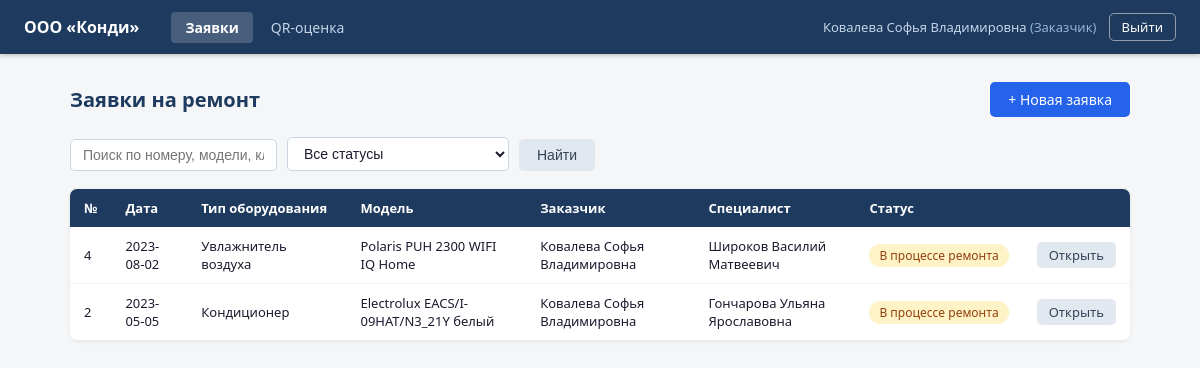
/dashboard (signed in), run on the app's committed database.
### tables this page shows
CREATE TABLE users (
            user_id   INTEGER PRIMARY KEY AUTOINCREMENT,
            fio       TEXT NOT NULL,
            phone     TEXT NOT NULL,
            login     TEXT UNIQUE NOT NULL,
            password  TEXT NOT NULL,
            role      TEXT NOT NULL CHECK(role IN (
                'Администратор', 'Менеджер', 'Оператор', 'Специалист', 'Заказчик'
            ))
        );

CREATE TABLE requests (
            request_id          INTEGER PRIMARY KEY AUTOINCREMENT,
            start_date          TEXT NOT NULL,
            climate_tech_type   TEXT NOT NULL,
            climate_tech_model  TEXT NOT NULL,
            problem_description TEXT NOT NULL,
            request_status      TEXT NOT NULL DEFAULT 'Новая заявка' CHECK(request_status IN (
                'Новая заявка', 'В процессе ремонта',
                'Ожидание комплектующих', 'Готова к выдаче', 'Завершена'
            )),
            completion_date TEXT,
            repair_parts    TEXT,
            master_id       INTEGER REFERENCES users(user_id),
            client_id       INTEGER NOT NULL REFERENCES users(user_id)
        );

### app.py (the view, shortened to what this page needs)
@app.route('/dashboard')
@login_required
def dashboard():
    conn = get_db()
    role = session['role']
    user_id = session['user_id']
    search = request.args.get('search', '').strip()
    filter_status = request.args.get('status', '').strip()
    query = '''
        SELECT r.*,
               u_client.fio AS client_fio,
               u_master.fio AS master_fio
        FROM requests r
        JOIN  users u_client ON r.client_id  = u_client.user_id
        LEFT JOIN users u_master ON r.master_id = u_master.user_id
        WHERE 1=1
    '''
    params = []
    if role == 'Заказчик':
        query += ' AND r.client_id = ?'
        params.append(user_id)
    elif role == 'Специалист':
        query += ' AND r.master_id = ?'
        params.append(user_id)
    if filter_status:
        query += ' AND r.request_status = ?'
        params.append(filter_status)
    query += ' ORDER BY r.start_date DESC'
    requests_list = conn.execute(query, params).fetchall()
    conn.close()
    statuses = [
        'Новая заявка', 'В процессе ремонта',
        'Ожидание комплектующих', 'Готова к выдаче', 'Завершена'
    ]
    return render_template(
        'dashboard.html',
        requests=requests_list,
        statuses=statuses,
        search=search,
        selected_status=filter_status
    )

### app.py (called while the page is built)
def get_db():
    conn = sqlite3.connect(DB_PATH)
    conn.row_factory = sqlite3.Row
    return conn

def login_required(f):
    @wraps(f)
    def wrapper(*args, **kwargs):
        if 'user_id' not in session:
            return redirect(url_for('login'))
        return f(*args, **kwargs)
    return wrapper

### templates/dashboard.html (shortened to what this page needs)
{% extends 'base.html' %}
{% block content %}
<div class="page-header">
    <h1 class="page-title">Заявки на ремонт</h1>
    {% if session.role in ('Оператор', 'Администратор', 'Заказчик') %}
    <a href="{{ url_for('request_new') }}" class="btn btn-primary">+ Новая заявка</a>
    {% endif %}
</div>
<form class="filters" method="GET">
    <input type="text" name="search" value="{{ search }}" placeholder="Поиск по номеру, модели, клиенту...">
    <select name="status">
        <option value="">Все статусы</option>
    </select>
    <button type="submit" class="btn btn-secondary">Найти</button>
</form>
<div class="table-wrap">
    <table>
        <thead>
            <tr>
                <th>№</th>
                <th>Дата</th>
                <th>Тип оборудования</th>
                <th>Модель</th>
                <th>Заказчик</th>
                <th>Специалист</th>
                <th>Статус</th>
                <th></th>
            </tr>
        </thead>
        <tbody>
        {% if requests %}
            {% for r in requests %}
            <tr>
                <td>{{ r.request_id }}</td>
                <td>{{ r.start_date }}</td>
                <td>{{ r.climate_tech_type }}</td>
                <td>{{ r.climate_tech_model }}</td>
                <td>{{ r.client_fio }}</td>
                <td>{{ r.master_fio or '—' }}</td>
                <td>
                    {% if r.request_status == 'Новая заявка' %}
                        <span class="badge badge-new">{{ r.request_status }}</span>
                    {% elif r.request_status == 'В процессе ремонта' %}
                        <span class="badge badge-process">{{ r.request_status }}</span>
                    {% elif r.request_status == 'Ожидание комплектующих' %}
                        <span class="badge badge-waiting">{{ r.request_status }}</span>
                    {% elif r.request_status == 'Готова к выдаче' %}
                        <span class="badge badge-ready">{{ r.request_status }}</span>
                    {% else %}
                        <span class="badge badge-done">{{ r.request_status }}</span>
                    {% endif %}
                </td>
                <td>
                    <a href="{{ url_for('request_detail', request_id=r.request_id) }}" class="btn btn-secondary btn-sm">Открыть</a>
                </td>
            </tr>
            {% endfor %}
        {% else %}
            <tr><td colspan="8" class="no-data">Заявки не найдены</td></tr>
        {% endif %}
        </tbody>
    </table>
</div>
{% endblock %}

### templates/base.html (shortened to what this page needs)
<!DOCTYPE html>
<html lang="ru">
<head>
    <link rel="stylesheet" href="{{ url_for('static', filename='css/style.css') }}">
</head>
<body>
{% if session.user_id %}
<header class="header">
    <div class="header-inner">
        <a href="{{ url_for('dashboard') }}" class="logo">ООО «Конди»</a>
        <nav class="nav">
            <a href="{{ url_for('dashboard') }}" class="nav-link {% if request.endpoint == 'dashboard' %}active{% endif %}">Заявки</a>
            <a href="{{ url_for('qr_page') }}" class="nav-link {% if request.endpoint == 'qr_page' %}active{% endif %}">QR-оценка</a>
        </nav>
        <div class="header-user">
            <span class="user-info">{{ session.fio }} <em>({{ session.role }})</em></span>
            <a href="{{ url_for('logout') }}" class="btn btn-sm btn-outline">Выйти</a>
        </div>
    </div>
</header>
{% endif %}
<main class="main">
    <div class="container">
        {% block content %}{% endblock %}
    </div>
</main>
</body>
</html>

### static/css/style.css (style rules this page uses)
*, *::before, *::after { box-sizing: border-box; margin: 0; padding: 0; }
body { font-family: 'Segoe UI', Tahoma, Geneva, Verdana, sans-serif; font-size: 14px; background: #f4f6f8; color: #1a1a2e; min-height: 100vh; }
a { color: #2563eb; text-decoration: none; }
.header { background: #1e3a5f; color: #fff; padding: 0 24px; height: 54px; display: flex; align-items: center; position: sticky; top: 0; z-index: 100; box-shadow: 0 2px 4px rgba(0,0,0,0.2); }
.header-inner { display: flex; align-items: center; gap: 32px; width: 100%; }
.logo { color: #fff; font-weight: 700; font-size: 16px; white-space: nowrap; text-decoration: none; }
.nav { display: flex; gap: 4px; flex: 1; }
.nav-link { color: #c5d5e8; padding: 6px 14px; border-radius: 4px; font-size: 14px; text-decoration: none; transition: background 0.15s, color 0.15s; }
.nav-link.active { background: rgba(255,255,255,0.18); color: #fff; font-weight: 600; }
.header-user { display: flex; align-items: center; gap: 12px; white-space: nowrap; }
.user-info { color: #c5d5e8; font-size: 13px; }
.user-info em { font-style: normal; color: #93b4d4; }
.main { padding: 28px 0; }
.container { max-width: 1100px; margin: 0 auto; padding: 0 20px; }
.page-header { display: flex; justify-content: space-between; align-items: center; margin-bottom: 20px; }
.page-title { font-size: 20px; font-weight: 600; color: #1e3a5f; }
.btn { display: inline-block; padding: 8px 18px; border-radius: 5px; font-size: 14px; font-weight: 500; cursor: pointer; border: none; text-decoration: none; transition: background 0.15s, opacity 0.15s; white-space: nowrap; }
.btn-primary { background: #2563eb; color: #fff; }
.btn-outline { background: transparent; color: #fff; border: 1px solid rgba(255,255,255,0.5); padding: 5px 14px; }
.btn-secondary { background: #e2e8f0; color: #334155; }
.btn-sm { padding: 4px 12px; font-size: 13px; }
.filters { display: flex; gap: 10px; margin-bottom: 18px; flex-wrap: wrap; align-items: flex-end; }
.filters input, .filters select { padding: 7px 12px; border: 1px solid #cbd5e1; border-radius: 5px; font-size: 14px; background: #fff; color: #1a1a2e; }
.table-wrap { overflow-x: auto; background: #fff; border-radius: 7px; box-shadow: 0 1px 4px rgba(0,0,0,0.08); }
table { width: 100%; border-collapse: collapse; }
thead th { background: #1e3a5f; color: #fff; padding: 10px 14px; text-align: left; font-weight: 600; font-size: 13px; white-space: nowrap; }
tbody tr { border-bottom: 1px solid #f1f5f9; }
tbody tr:last-child { border-bottom: none; }
tbody td { padding: 10px 14px; font-size: 13px; vertical-align: middle; }
.badge { display: inline-block; padding: 3px 10px; border-radius: 20px; font-size: 12px; font-weight: 500; white-space: nowrap; }
.badge-process { background: #fef3c7; color: #92400e; }

### data on the page
users: fio "Ковалева Софья Владимировна", role "Заказчик"
requests: request_id "4", start_date "2023-08-02", climate_tech_type "Увлажнитель воздуха", climate_tech_model "Polaris PUH 2300 WIFI IQ Home", client_fio "Ковалева Софья Владимировна", fio "Широков Василий Матвеевич", request_status "В процессе ремонта"
requests: request_id "2", start_date "2023-05-05", climate_tech_type "Кондиционер", climate_tech_model "Electrolux EACS/I-09HAT/N3_21Y белый", client_fio "Ковалева Софья Владимировна", fio "Гончарова Ульяна Ярославовна", request_status "В процессе ремонта"
